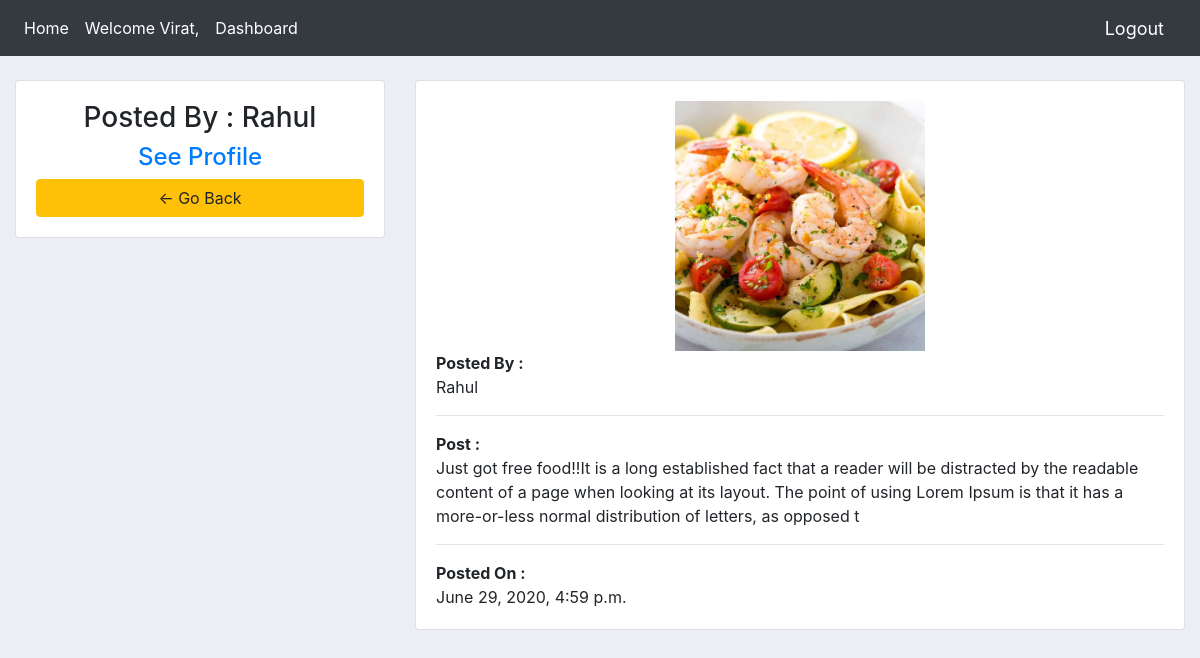
/post_details/3/ (signed in), run on the app's committed database.
### ecmsapp/models.py (models this page shows, shortened)
class Customer_Post(models.Model):
    customer = models.ForeignKey(Customer,null=True,on_delete=models.CASCADE)
    post = models.TextField(max_length=250,null=True)
    date_created = models.DateTimeField(auto_now_add=True)
    post_picutre = models.ImageField(null=True)

class Customer(models.Model):
    user = models.OneToOneField(User,null=True,blank=True,on_delete=models.CASCADE)
    name = models.CharField(max_length=128,null=True)
    phone = models.CharField(max_length=20,null=True)
    email = models.EmailField(max_length=128,null=True)
    profile_pic = models.ImageField(default="profile1.png",null=True,blank=True)
    date_created = models.DateTimeField(auto_now_add=True)

### ecmsapp/views.py (the view)
# urls.py: path('post_details/<str:pk>/',views.customer_post_detail,name='post_detail'),
@login_required(login_url='login')
def customer_post_detail(request,pk):
    post = Customer_Post.objects.get(id=pk)
    return render(request,'ecmsapp/customer_post_detail.html',{'Post':post})

### ecmsapp/templates/ecmsapp/customer_post_detail.html (shortened to what this page needs)
{% extends 'ecmsapp/main.html' %}
{% block content %}
<br>
<div class="row mb-4">
  <div class="col-md-4">
    <div class="card card-body mb-5">
      <h3 class="text-center">Posted By : {{Post.customer.name}}</h3>
      <h4 class="text-center"><a  href="{% url 'customer' Post.customer.id %}"> See Profile </a></h4>
      <a class="btn btn-warning" href="{% url 'home' %}"> &#8592; Go Back</a>
    </div>
  </div>
  <div class="col-md-8">
    <div class="card card-body mb-5">
          <img class="post-pic" src="{{Post.post_picutre.url}}" alt="">
          <b>Posted By : </b>{{Post.customer.name}} <br>
          <hr>
          <b>Post :</b> {{Post.post}}<br>
          <hr>
          <b>Posted On :</b>{{Post.date_created}}<br>
    </div>
  </div>
</div>
{% endblock %}

### ecmsapp/templates/ecmsapp/navbar.html (shortened to what this page needs)
<nav class="navbar navbar-expand-lg navbar-dark bg-dark">
  <div class="collapse navbar-collapse" id="navbarNav">
    <ul class="navbar-nav">
      {% if request.user.is_authenticated %}
        <li class="nav-item active">
          <a class="nav-link" href="{% url 'home' %}">Home</a>
        </li>
        {% if user.groups.all.0.name == "admin" %}
          <li class="nav-item active">
            <a class="nav-link" >Welcome Admin,</a>
          </li>
          <li class="nav-item active">
            <a class="nav-link" href="{% url 'all_shops' %}" >All Shops</a>
          </li>
        {% else %}
          <li class="nav-item active">
            <a class="nav-link" >Welcome {{request.user}},</a>
          </li>
        {% endif %}
        {% if user.groups.all.0.name == "shop owner" %}
          <li class="nav-item active">
            <a class="nav-link" href="{% url 'shop_owner' request.user.shop_owner.id %}" >Dashboard</a>
          </li>
        {% endif %}
      {% else %}
        <li class="nav-item active">
          <a class="nav-link" href="{% url 'home' %}">Home</a>
        </li>
      {% endif %}
    </ul>
  </div>
  {% if request.user.is_authenticated %}
    <span ><a  class="hello-msg" href="{% url 'logout' %}">Logout</a></span>
  {% else %}
    <span ><a  class="hello-msg" href="{% url 'login' %}">Login</a></span>
    <span ><a  class="hello-msg" href="{% url 'register' %}">Sign Up</a></span>
  {% endif %}
</nav>

### static/css/main.css (style rules this page uses)
body { background-color: #ebeff5; }
html, body { height: 100%; width: 100%; margin: 0; padding: 0; }

### ecmsapp/templates/ecmsapp/navbar.html (style rules this page uses)
.hello-msg { font-size: 18px; color: #fff; margin-right: 20px; }

### ecmsapp/templates/ecmsapp/customer_post_detail.html (style rules this page uses)
.post-pic { max-width: 250px; max-height:2500px; margin: 0 auto; }

### data on the page
Customer_Post: customer.name "Rahul", post_picutre (picture), post "Just got free food!!It is a long established fact that a reader will be distracted by the readable content of a page when looking at its layout. The point of using Lorem Ipsum is that it has a more-or-less normal distribution of letters, as opposed t", date_created "June 29, 2020, 4:59 p.m."

### other printed values
{{ request.user }} "Virat"
